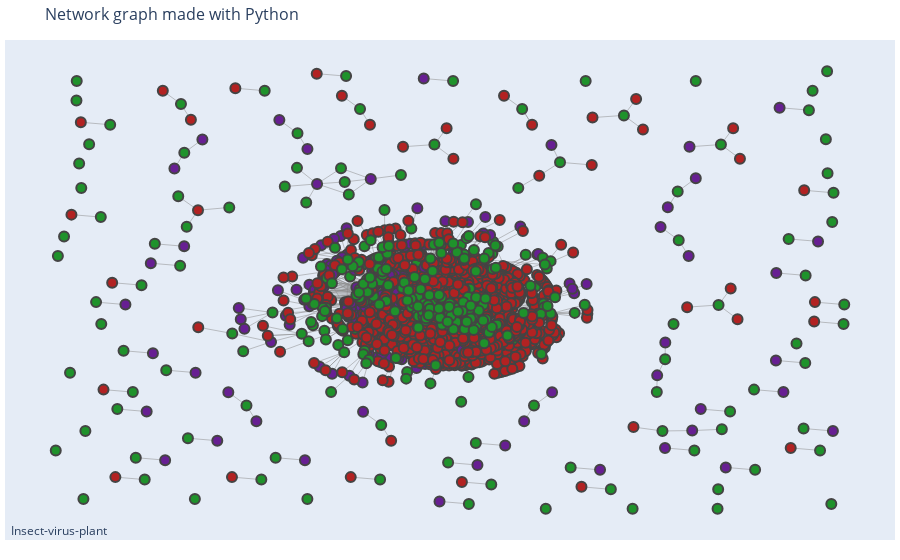

Here is the notebook cell this chart was saved with:
### Markdown cell above
# visualisasi Graf

### Code cell
plotly_graph(gnx)

# # # cuma tampilan, visualisasi pyviz
# from pyvis.network import Network
# nt = Network('500px', '900px',directed=True,notebook=True)
# # nt.show_buttons(filter_=['physics'])
# nt.toggle_physics(True)

# for i,data in df_node.iterrows():
#     nt.add_node(
#         data['taxon_id'],
#         label=data['taxon_name'],
#         superkingdom=data['superkingdom'],
#         kingdom=data['kingdom'],
#         filum=data['phylum'],
#         kelas=data['class'],
#         ordo=data['order'],
#         famili=data['family'],
#         genus=data['genus'],
#         spesies=data['species'],
#         # group=data['group'],
#         color=data['color'],
#         )
    
# for i,data in df_edge.iterrows():
#     nt.add_edge(
#         data['source_taxon_id'],
#         data['target_taxon_id'],
#         label=data['interaction_type'])

# # nt.show_buttons(filter_=['physics'])
# nt.show("tmp.fig02.html")

### Figure 1 — Plotly figure (JSON) as saved in the notebook; plotly's stock layout.template omitted (floating-point values rounded to 4 significant figures; data arrays with more than 128 entries replaced by an {"elided": "..."} marker saying what was removed)
{"data": [{"hoverinfo": "none", "line": {"color": "#888", "width": 0.5}, "mode": "lines", "type": "scatter", "x": {"elided": "10305 float values"}, "y": {"elided": "10305 float values"}}, {"hoverinfo": "text", "marker": {"color": {"elided": "1779 str values"}, "line": {"width": 2}, "reversescale": true, "size": 10}, "mode": "markers", "text": {"elided": "1779 str values"}, "type": "scatter", "x": {"elided": "1779 float values"}, "y": {"elided": "1779 float values"}}], "layout": {"annotations": [{"showarrow": false, "text": "Insect-virus-plant", "x": 0.005, "xref": "paper", "y": -0.002, "yref": "paper"}], "hovermode": "closest", "margin": {"b": 20, "l": 5, "r": 5, "t": 40}, "showlegend": false, "title": {"font": {"size": 16}, "text": "Network graph made with Python"}, "xaxis": {"showgrid": false, "showticklabels": false, "zeroline": false}, "yaxis": {"showgrid": false, "showticklabels": false, "zeroline": false}}}
